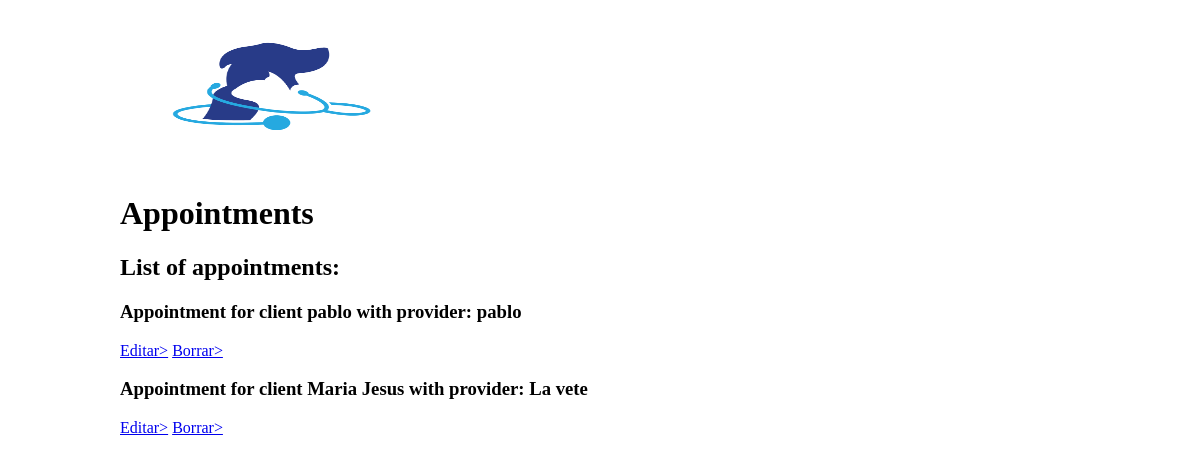
Screenshot of /show_appointments/ with the database file from the repository.
### appointments/models.py (models this page shows)
class Appointment(models.Model):
    date = models.DateField(null=True)
    provider = models.CharField(max_length=30, choices=PROVIDERS, default='La Vete')
    client = models.CharField(max_length=30)
    hour = models.CharField(max_length=5, choices=SCHEDULE, default='0:00')

### appointments/views.py (the view)
# urls.py: path('show_appointments/', views.show_appointments, name='show_appointments'),
def show_appointments(request, pk=None):
    if pk is not None:
        try:
            ap = Appointment.objects.get(pk=pk)
        except ap.DoesNotExist:
            raise Http404('Appointment with pk {} doesn\'t exist!!!'.format(pk))
        return render(
            request,
            'show_appointments.html',
            {
                'object_pk': ap.pk,
                'object_client': ap.client,
                'object_provider': ap.provider,
                'object_date': ap.date,
            }
        )
    else:
        appointment_dict = {}
        for ap in Appointment.objects.all():
             appointment_dict[ap.client] = {
                'pk': ap.pk,
                'provider': ap.provider,
                'date': ap.date,
            }
        return render(
            request,
            'show_appointments.html',
            {
                'appointment_dict': appointment_dict,
            }
        )

### appointments/templates/show_appointments.html (shortened to what this page needs)
    {% load widget_tweaks %}
<!DOCTYPE html >
<html>
<head>
	{% load static %}
	<link href= "{% static 'appointments/style.css' %}" rel="stylesheet" type="text/css" />
</head>
<body>
			<div id="header">
                    <img src="{% static 'images/logo.png' %}" width="310" height="170" alt="" title="">
                    <h1>Appointments</h1>
                    {%if object_pk and object_client %}
                      <h2>
                      This is the page for the appointment for client {{object_client}}  with provider: {{object_provider}}
                      </h2>
                    {% else %}
                    <h2>List of appointments:</h2>
                    {% for client, values in appointment_dict.items %}
                          <h3>
                              Appointment for client {{client}} with provider: {{values.provider}}
                          </h3>
                          <a href="{% url 'edit' values.pk %}"
                          onClick="return confirm('¿Seguro que quieres editar a {{client}}?');">
                          Editar></a>
                          <a href="{% url 'delete' values.pk %}"
                          onClick="return confirm('¿Seguro que quieres borrar a {{client}}?');">
                          Borrar></a>
                    {% endfor %}
                    {% endif %}
            </div>

### appointments/static/appointments/style.css (style rules this page uses)
body { margin:0; padding:0; background: url("../images/bg-body.gif"); background-repeat:repeat-x; }
#header { width:960px; height:72px; position:relative; margin:0 auto; }

### rows the page displays
Appointment: appointment_dict "pablo", provider "pablo"
Appointment: appointment_dict "Maria Jesus", provider "La vete"
